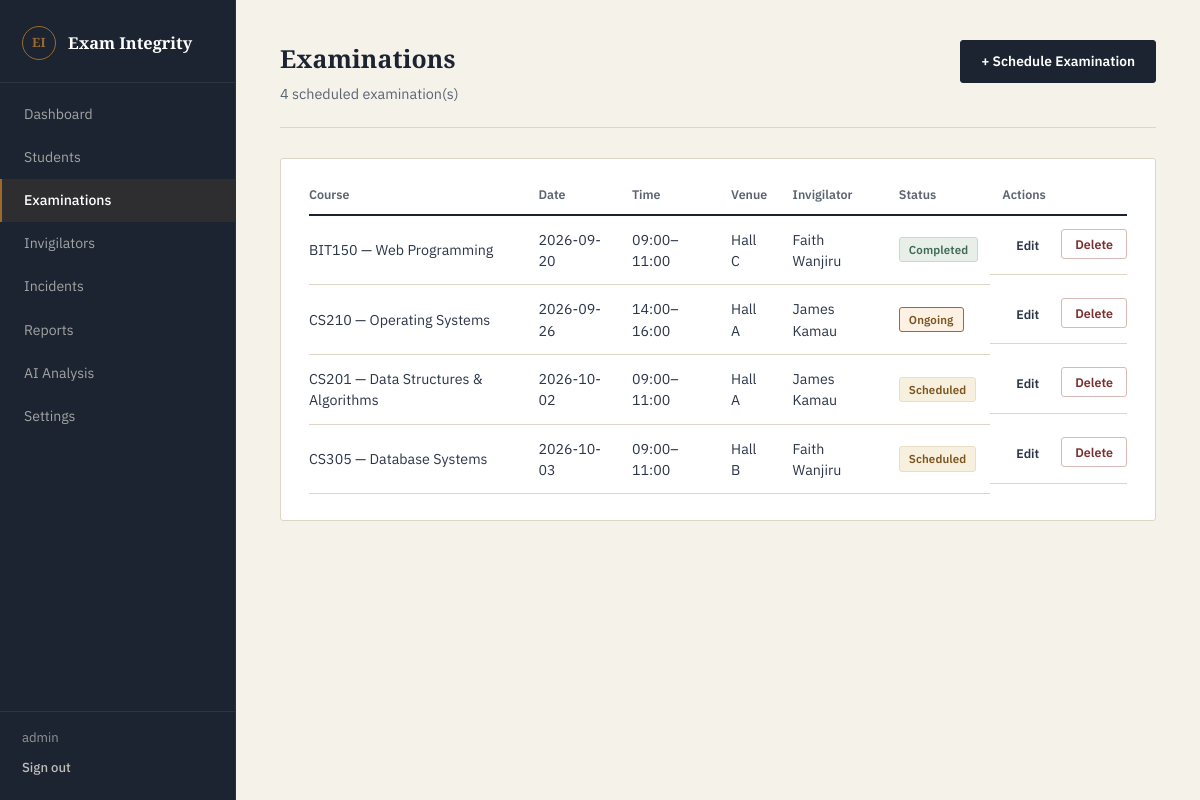
Screenshot of /admin/examinations (signed in) with the database file from the repository.
### tables this page shows
CREATE TABLE examinations (
            id INTEGER PRIMARY KEY AUTOINCREMENT,
            course_code TEXT NOT NULL,
            examination_name TEXT NOT NULL,
            examination_date DATE NOT NULL,
            start_time TEXT NOT NULL,
            end_time TEXT NOT NULL,
            venue TEXT,
            invigilator_id INTEGER,
            status TEXT DEFAULT 'scheduled' CHECK (status IN ('scheduled', 'ongoing', 'completed', 'cancelled')),
            created_at TIMESTAMP DEFAULT CURRENT_TIMESTAMP,
            FOREIGN KEY (invigilator_id) REFERENCES invigilators (id)
        );

CREATE TABLE invigilators (
            id INTEGER PRIMARY KEY AUTOINCREMENT,
            user_id INTEGER,
            employee_number TEXT UNIQUE NOT NULL,
            first_name TEXT NOT NULL,
            last_name TEXT NOT NULL,
            phone TEXT,
            status TEXT DEFAULT 'active' CHECK (status IN ('active', 'inactive')),
            created_at TIMESTAMP DEFAULT CURRENT_TIMESTAMP,
            FOREIGN KEY (user_id) REFERENCES users (id)
        );

### app.py (the view)
@app.route("/admin/examinations")
def admin_examinations():
    if not admin_required():
        return redirect(url_for("login"))
    connection = get_db_connection()
    examinations = connection.execute("""
        SELECT examinations.*, invigilators.first_name AS inv_first, invigilators.last_name AS inv_last
        FROM examinations
        LEFT JOIN invigilators ON examinations.invigilator_id = invigilators.id
        ORDER BY examination_date, start_time
    """).fetchall()
    connection.close()
    return render_template("examinations.html", examinations=examinations)

### app.py (called while the page is built)
def get_db_connection():
    connection = sqlite3.connect(DATABASE)
    connection.row_factory = sqlite3.Row
    connection.execute("PRAGMA foreign_keys = ON")
    return connection

def admin_required():
    return "user_id" in session and session.get("role") == "admin"

### templates/examinations.html (shortened to what this page needs)
{% extends "base.html" %}
{% block content %}
<div class="page-header">
    <div>
        <h1>Examinations</h1>
        <p class="page-subtitle">{{ examinations|length }} scheduled examination(s)</p>
    </div>
    <a href="{{ url_for('add_examination') }}" class="btn btn-primary">+ Schedule Examination</a>
</div>
<div class="panel">
    <table class="data-table">
        <thead>
            <tr><th>Course</th><th>Date</th><th>Time</th><th>Venue</th><th>Invigilator</th><th>Status</th><th>Actions</th></tr>
        </thead>
        <tbody>
            {% for exam in examinations %}
            <tr>
                <td>{{ exam.course_code }} — {{ exam.examination_name }}</td>
                <td>{{ exam.examination_date }}</td>
                <td>{{ exam.start_time }}–{{ exam.end_time }}</td>
                <td>{{ exam.venue }}</td>
                <td>{{ (exam.inv_first + ' ' + exam.inv_last) if exam.inv_first else 'Unassigned' }}</td>
                <td><span class="badge badge-{{ exam.status }}">{{ exam.status }}</span></td>
                <td class="actions-cell">
                    <a href="{{ url_for('edit_examination', examination_id=exam.id) }}" class="btn btn-sm">Edit</a>
                    <form method="POST" action="{{ url_for('delete_examination', examination_id=exam.id) }}" class="inline-form" onsubmit="return confirm('Delete this examination?');">
                        <button type="submit" class="btn btn-sm btn-danger">Delete</button>
                    </form>
                </td>
            </tr>
            {% else %}
            <tr><td colspan="7" class="empty-row">No examinations scheduled yet.</td></tr>
            {% endfor %}
        </tbody>
    </table>
</div>
{% endblock %}

### static/css/style.css (style rules this page uses)
:root { --ink: #1C2431; --ink-soft: #2B3648; --paper: #F5F2EA; --surface: #FFFFFF; --rule: #DDD6C6; --rule-strong: #C7BEA6; --brass: #9C6B2C; --brass-deep: #7C5420; --slate: #5B6472; --slate-light: #8A8F98; --oxblood: #7A2E2E; --oxblood-tint: #F5E8E6; --moss: #3F6B54; --moss-tint: #E7EFE8; --sand: #EADFC5; --sand-tint: #F7F0DE; --radius: 3px; --radius-lg: 4px; }
* { box-sizing: border-box; margin: 0; padding: 0; }
html { -webkit-font-smoothing: antialiased; }
body { font-family: "IBM Plex Sans", "Segoe UI", Helvetica, Arial, sans-serif; background: var(--paper); color: var(--ink); font-size: 15px; line-height: 1.5; }
h1, h2, h3 { font-family: "Source Serif 4", Georgia, "Times New Roman", serif; font-weight: 600; color: var(--ink); letter-spacing: 0.005em; }
a { text-decoration: none; color: inherit; }
.page-header, .dashboard-header { display: flex; align-items: flex-start; justify-content: space-between; margin-bottom: 30px; padding-bottom: 22px; border-bottom: 1px solid var(--rule); flex-wrap: wrap; gap: 14px; }
.page-header h1, .dashboard-header h1 { font-size: 1.55rem; color: var(--ink); }
.page-subtitle, .dashboard-header p { color: var(--slate); margin-top: 6px; font-size: 0.9rem; }
.panel, .dashboard-panel { background: var(--surface); border: 1px solid var(--rule); border-radius: var(--radius); padding: 26px 28px; margin-bottom: 24px; }
.data-table { width: 100%; border-collapse: collapse; }
.data-table th { text-align: left; font-size: 0.78rem; font-weight: 600; color: var(--slate); padding: 0 12px 10px; border-bottom: 2px solid var(--ink); }
.data-table th:first-child, .data-table td:first-child { padding-left: 0; }
.data-table th:last-child, .data-table td:last-child { padding-right: 0; }
.data-table td { padding: 13px 12px; font-size: 0.89rem; border-bottom: 1px solid var(--rule); color: var(--ink-soft); }
.actions-cell { display: flex; gap: 8px; }
.inline-form { display: inline; }
.badge { display: inline-block; padding: 3px 9px; border-radius: var(--radius); font-size: 0.72rem; font-weight: 600; text-transform: capitalize; border: 1px solid transparent; letter-spacing: 0.01em; }
.badge-scheduled { background: var(--sand-tint); color: var(--brass-deep); border-color: var(--sand); }
.badge-ongoing { background: #FDF1E4; color: var(--brass-deep); border-color: var(--brass); }
.badge-completed { background: var(--moss-tint); color: var(--moss); border-color: #C7DBCC; }
.btn { display: inline-block; padding: 10px 20px; border-radius: var(--radius); font-size: 0.86rem; font-weight: 600; border: 1px solid transparent; cursor: pointer; font-family: inherit; transition: background 0.12s ease, border-color 0.12s ease, color 0.12s ease; }
.btn-primary { background: var(--ink); color: #FFFFFF; border-color: var(--ink); }
.btn-sm { padding: 6px 13px; font-size: 0.78rem; }
.btn-danger { background: transparent; color: var(--oxblood); border-color: #D9BAB6; }

### rows the page displays
examinations: course_code "BIT150", examination_name "Web Programming", examination_date "2026-09-20", start_time "09:00", end_time "11:00", venue "Hall C", status "Completed"
invigilators: first_name+last_name "Faith Wanjiru"
examinations: course_code "CS210", examination_name "Operating Systems", examination_date "2026-09-26", start_time "14:00", end_time "16:00", venue "Hall A", status "Ongoing"
invigilators: first_name+last_name "James Kamau"
examinations: course_code "CS201", examination_name "Data Structures & Algorithms", examination_date "2026-10-02", start_time "09:00", end_time "11:00", venue "Hall A", status "Scheduled"
examinations: course_code "CS305", examination_name "Database Systems", examination_date "2026-10-03", start_time "09:00", end_time "11:00", venue "Hall B", status "Scheduled"

### other values shown
{{ session.get('username') }} "admin"
{{ examinations|length }} "4"
